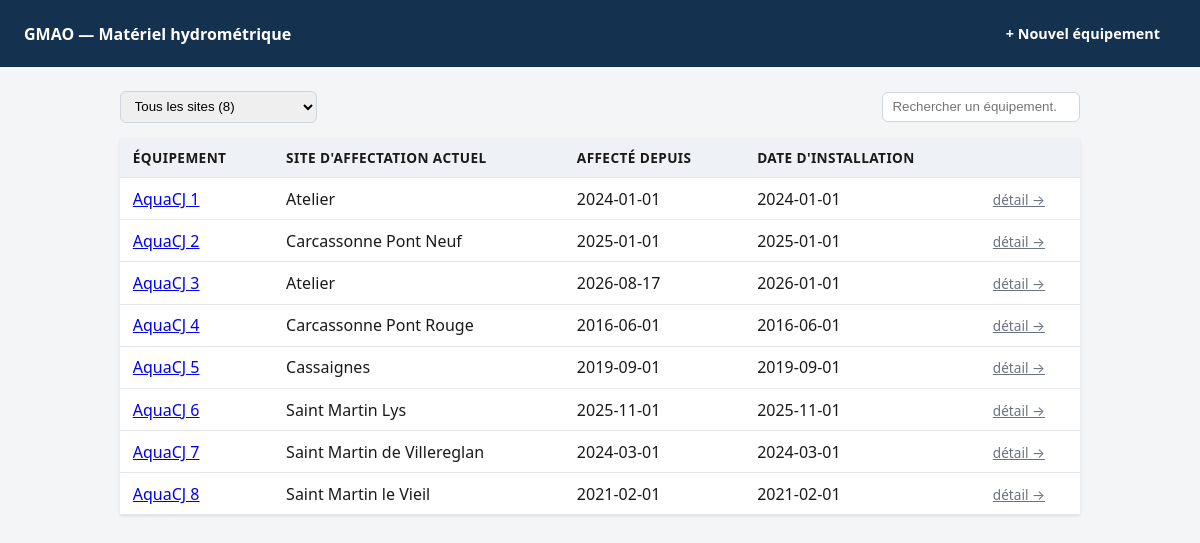
The page / on the database its author committed.
### tables this page shows
CREATE TABLE affectation (
    id INTEGER PRIMARY KEY AUTOINCREMENT,
    equipement_id TEXT NOT NULL REFERENCES equipement(id),
    site TEXT NOT NULL,
    date_debut TEXT NOT NULL,
    date_fin TEXT
);

CREATE TABLE equipement (
    id TEXT PRIMARY KEY,
    nom TEXT NOT NULL UNIQUE,
    date_installation TEXT NOT NULL
);

### run.py (the view)
@app.route("/")
def dashboard():
    with db.db_session() as conn:
        equipements = db.list_equipements(conn)
        sites = db.list_sites(conn)
    return render_template("dashboard.html", equipements=equipements, sites=sites)

### app/db.py (called while the page is built)
def get_connection():
    conn = sqlite3.connect(config.DB_PATH)
    conn.row_factory = sqlite3.Row
    conn.execute("PRAGMA foreign_keys = ON")
    return conn

@contextmanager
def db_session():
    conn = get_connection()
    try:
        yield conn
        conn.commit()
    finally:
        conn.close()

def list_equipements(conn):
    rows = conn.execute(
        """
        SELECT e.id, e.nom, e.date_installation,
               a.site AS site_actuel, a.date_debut AS affecte_depuis
        FROM equipement e
        LEFT JOIN affectation a ON a.equipement_id = e.id AND a.date_fin IS NULL
        ORDER BY e.nom
        """
    ).fetchall()
    return rows

def list_sites(conn):
    rows = conn.execute(
        "SELECT DISTINCT site FROM affectation ORDER BY site"
    ).fetchall()
    return [r["site"] for r in rows]

### app/templates/dashboard.html (shortened to what this page needs)
{% extends "base.html" %}
{% block content %}
<div class="toolbar">
  <div>
    <select id="filtreSite" onchange="filtrer()">
      <option value="">Tous les sites ({{ equipements|length }})</option>
    </select>
  </div>
  <input id="recherche" type="search" placeholder="Rechercher un équipement..." onkeyup="filtrer()">
</div>
<table id="tableEquipements">
  <thead>
    <tr>
      <th>Équipement</th>
      <th>Site d'affectation actuel</th>
      <th>Affecté depuis</th>
      <th>Date d'installation</th>
      <th></th>
    </tr>
  </thead>
  <tbody>
    {% for e in equipements %}
    <tr data-site="{{ e.site_actuel }}" data-nom="{{ e.nom|lower }}">
      <td><a href="{{ url_for('detail_equipement', equipement_id=e.id) }}">{{ e.nom }}</a></td>
      <td>{{ e.site_actuel or '—' }}</td>
      <td>{{ e.affecte_depuis or '—' }}</td>
      <td>{{ e.date_installation }}</td>
      <td><a href="{{ url_for('detail_equipement', equipement_id=e.id) }}" class="muted">détail →</a></td>
    </tr>
    {% else %}
    <tr><td colspan="5" class="muted">Aucun équipement enregistré.</td></tr>
    {% endfor %}
  </tbody>
</table>
{% endblock %}

### app/templates/base.html (shortened to what this page needs)
<!doctype html>
<html lang="fr">
<head>
</head>
<body>
<header>
  <a href="{{ url_for('dashboard') }}">GMAO — Matériel hydrométrique</a>
  <a href="{{ url_for('nouveau_equipement') }}" class="btn">+ Nouvel équipement</a>
</header>
<main>
  {% block content %}{% endblock %}
</main>
</body>
</html>

### app/templates/base.html (style rules this page uses)
:root { color-scheme: light dark; }
body { font-family: system-ui, -apple-system, "Segoe UI", sans-serif; margin: 0; background: #f4f5f7; color: #1a1a1a; }
header { background: #14314f; color: #fff; padding: 1rem 1.5rem; display: flex; justify-content: space-between; align-items: center; }
header a { color: #fff; text-decoration: none; font-weight: 600; }
main { max-width: 960px; margin: 0 auto; padding: 1.5rem; }
table { width: 100%; border-collapse: collapse; background: #fff; box-shadow: 0 1px 3px rgba(0,0,0,.1); }
th, td { text-align: left; padding: .6rem .8rem; border-bottom: 1px solid #e5e7eb; }
th { background: #eef1f5; font-size: .85rem; text-transform: uppercase; letter-spacing: .03em; }
.btn { display: inline-block; background: #14314f; color: #fff; padding: .5rem 1rem; border-radius: 6px; text-decoration: none; font-size: .9rem; border: none; cursor: pointer; }
.toolbar { display: flex; justify-content: space-between; align-items: center; margin-bottom: 1rem; gap: 1rem; flex-wrap: wrap; }
.toolbar select, .toolbar input { padding: .4rem .6rem; border: 1px solid #d1d5db; border-radius: 6px; }
.muted { color: #6b7280; font-size: .85rem; }

### rows shown on the page
affectation: nom "AquaCJ 1", site "Atelier", date_debut "2024-01-01", date_installation "2024-01-01"
affectation: nom "AquaCJ 2", site "Carcassonne Pont Neuf", date_debut "2025-01-01", date_installation "2025-01-01"
affectation: nom "AquaCJ 3", site "Atelier", date_debut "2026-08-17", date_installation "2026-01-01"
affectation: nom "AquaCJ 4", site "Carcassonne Pont Rouge", date_debut "2016-06-01", date_installation "2016-06-01"
affectation: nom "AquaCJ 5", site "Cassaignes", date_debut "2019-09-01", date_installation "2019-09-01"
affectation: nom "AquaCJ 6", site "Saint Martin Lys", date_debut "2025-11-01", date_installation "2025-11-01"
affectation: nom "AquaCJ 7", site "Saint Martin de Villereglan", date_debut "2024-03-01", date_installation "2024-03-01"
affectation: nom "AquaCJ 8", site "Saint Martin le Vieil", date_debut "2021-02-01", date_installation "2021-02-01"
